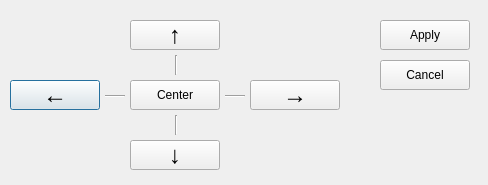
<?xml version="1.0" encoding="UTF-8"?>
<ui version="4.0">
 <class>AdjustmentDialog</class>
 <widget class="QDialog" name="AdjustmentDialog">
  <property name="geometry">
   <rect>
    <x>0</x>
    <y>0</y>
    <width>488</width>
    <height>185</height>
   </rect>
  </property>
  <property name="windowTitle">
   <string>Dialog</string>
  </property>
  <widget class="QPushButton" name="leftButton">
   <property name="geometry">
    <rect>
     <x>10</x>
     <y>80</y>
     <width>90</width>
     <height>30</height>
    </rect>
   </property>
   <property name="font">
    <font>
     <pointsize>18</pointsize>
    </font>
   </property>
   <property name="text">
    <string>←</string>
   </property>
  </widget>
  <widget class="Line" name="line_3">
   <property name="geometry">
    <rect>
     <x>175</x>
     <y>55</y>
     <width>3</width>
     <height>20</height>
    </rect>
   </property>
   <property name="orientation">
    <enum>Qt::Vertical</enum>
   </property>
  </widget>
  <widget class="Line" name="line_2">
   <property name="geometry">
    <rect>
     <x>105</x>
     <y>95</y>
     <width>20</width>
     <height>3</height>
    </rect>
   </property>
   <property name="orientation">
    <enum>Qt::Horizontal</enum>
   </property>
  </widget>
  <widget class="Line" name="line_4">
   <property name="geometry">
    <rect>
     <x>175</x>
     <y>115</y>
     <width>3</width>
     <height>20</height>
    </rect>
   </property>
   <property name="orientation">
    <enum>Qt::Vertical</enum>
   </property>
  </widget>
  <widget class="QPushButton" name="cancelButton">
   <property name="geometry">
    <rect>
     <x>380</x>
     <y>60</y>
     <width>90</width>
     <height>30</height>
    </rect>
   </property>
   <property name="text">
    <string>Cancel</string>
   </property>
  </widget>
  <widget class="Line" name="line">
   <property name="geometry">
    <rect>
     <x>225</x>
     <y>95</y>
     <width>20</width>
     <height>3</height>
    </rect>
   </property>
   <property name="orientation">
    <enum>Qt::Horizontal</enum>
   </property>
  </widget>
  <widget class="QPushButton" name="centerButton">
   <property name="geometry">
    <rect>
     <x>130</x>
     <y>80</y>
     <width>90</width>
     <height>30</height>
    </rect>
   </property>
   <property name="text">
    <string>Center</string>
   </property>
  </widget>
  <widget class="QPushButton" name="rightButton">
   <property name="geometry">
    <rect>
     <x>250</x>
     <y>80</y>
     <width>90</width>
     <height>30</height>
    </rect>
   </property>
   <property name="font">
    <font>
     <pointsize>18</pointsize>
    </font>
   </property>
   <property name="text">
    <string>→</string>
   </property>
  </widget>
  <widget class="QPushButton" name="applyButton">
   <property name="geometry">
    <rect>
     <x>380</x>
     <y>20</y>
     <width>90</width>
     <height>30</height>
    </rect>
   </property>
   <property name="text">
    <string>Apply</string>
   </property>
  </widget>
  <widget class="QPushButton" name="downButton">
   <property name="geometry">
    <rect>
     <x>130</x>
     <y>140</y>
     <width>90</width>
     <height>30</height>
    </rect>
   </property>
   <property name="font">
    <font>
     <pointsize>18</pointsize>
     <weight>50</weight>
     <bold>false</bold>
    </font>
   </property>
   <property name="text">
    <string>↓</string>
   </property>
  </widget>
  <widget class="QPushButton" name="upButton">
   <property name="geometry">
    <rect>
     <x>130</x>
     <y>20</y>
     <width>90</width>
     <height>30</height>
    </rect>
   </property>
   <property name="font">
    <font>
     <pointsize>18</pointsize>
    </font>
   </property>
   <property name="text">
    <string>↑</string>
   </property>
  </widget>
 </widget>
 <resources/>
 <connections/>
</ui>
